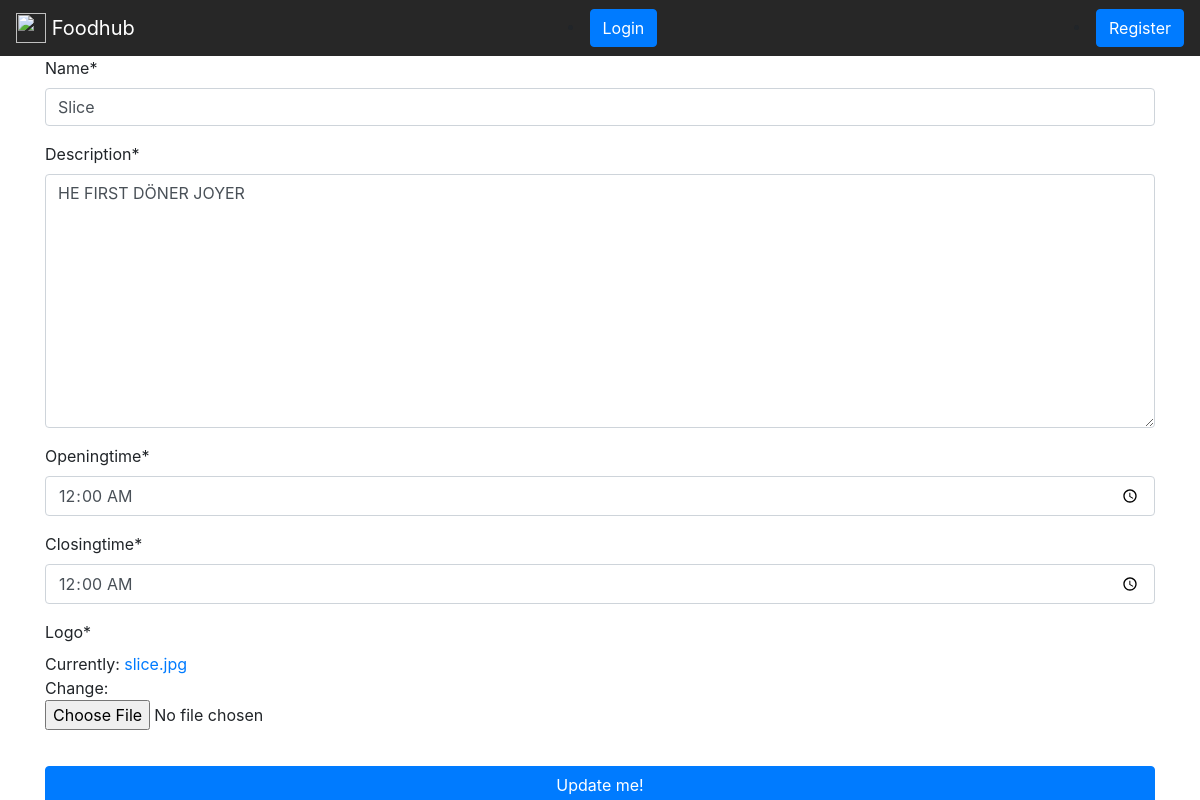
The page /update/8 on the database its author committed.
### restaurants/models.py (models this page shows, shortened)
class Restaurant(models.Model):
    name = models.CharField(max_length=200)
    description = models.TextField()
    openingtime = models.TimeField()
    closingtime = models.TimeField()
    logo = models.ImageField(null=True)

### restaurants/views.py (the view)
# urls.py: path('update/<int:res_id>', views.update, name="update"),
def update(request, res_id):
    resobj = Restaurant.objects.get(id=res_id)
    my_form = RestaurantForm(instance=resobj)
    if request.method == 'POST':
        my_form = RestaurantForm(request.POST, request.FILES or None, instance=resobj)
        if my_form.is_valid():
            my_form.save()
            return redirect('detail',my_id=resobj.id)
    context={
        'my_form': my_form,
        'resobj' :resobj,
    }
    return render(request,'update_form.html',context)

### restaurants/forms.py
class RestaurantForm(forms.ModelForm):
	class Meta:
		model = Restaurant
		fields = ['name' , 'description', 'openingtime','closingtime','logo']
		widgets = {
			'openingtime': forms.TimeInput(attrs={'type':'time'}),
			'closingtime': forms.TimeInput(attrs={'type':'time'}),
		}

### restaurants/templates/update_form.html (shortened to what this page needs)
{% extends 'base.html'%}
{% load crispy_forms_tags %}
{% block bodycontent %}
	<form action="{% url 'update' res_id=resobj.id %}" method="POST" enctype="multipart/form-data">
		{{my_form|crispy}}
		<input type="submit" value="Update me!" class="btn btn-primary full-width-button">
	</form>
{% endblock %}

### restaurants/static/style.css (style rules this page uses)
body { background-image: url(http://gf-verified.com/wp-content/uploads/2016/06/Main-Background.jpg)!important; background-size:110% !important; }
.full-width-button { width:100%; margin-top:20px; }

### rows shown on the page
Restaurant: name "Slice", description "HE FIRST DÖNER JOYER", openingtime "00:00:00", closingtime "00:00:00"
